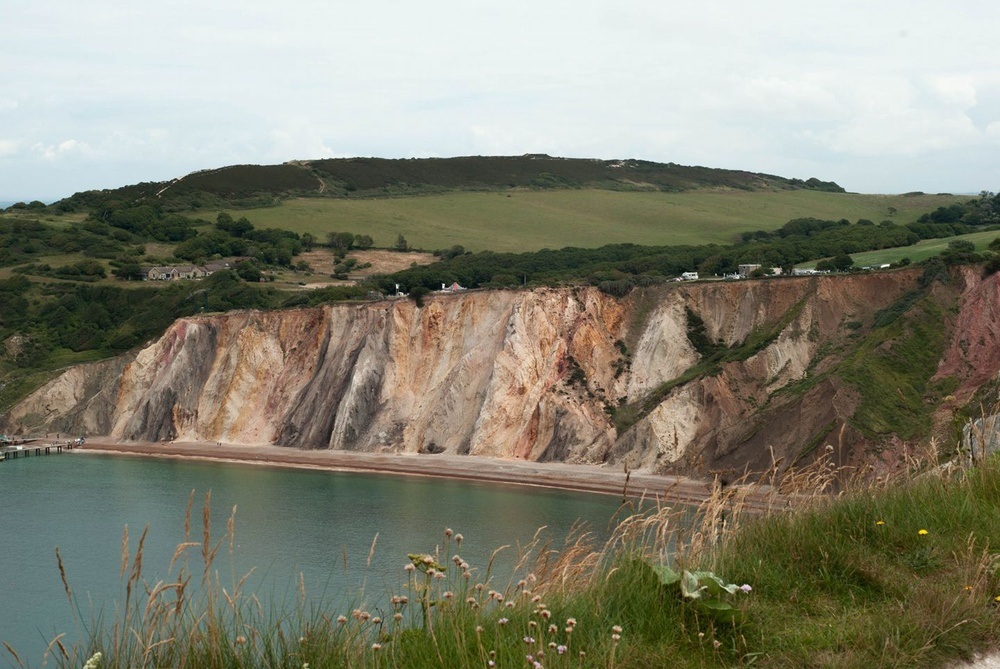
#> input picture isle.jpg, 1000 x 669 px, shrunk from 1440 x 964 before the run
$ python convert-to-sketch.py
#> lines starting #> are read from the running program, lines starting #| are printed output that depends on the picture
import cv2

img = cv2.imread("./isle.jpg")
#> img is the input picture: shape (669, 1000, 3); mean B, G, R 115, 131.5, 131.8
grey_img = cv2.cvtColor(img, cv2.COLOR_BGR2GRAY)
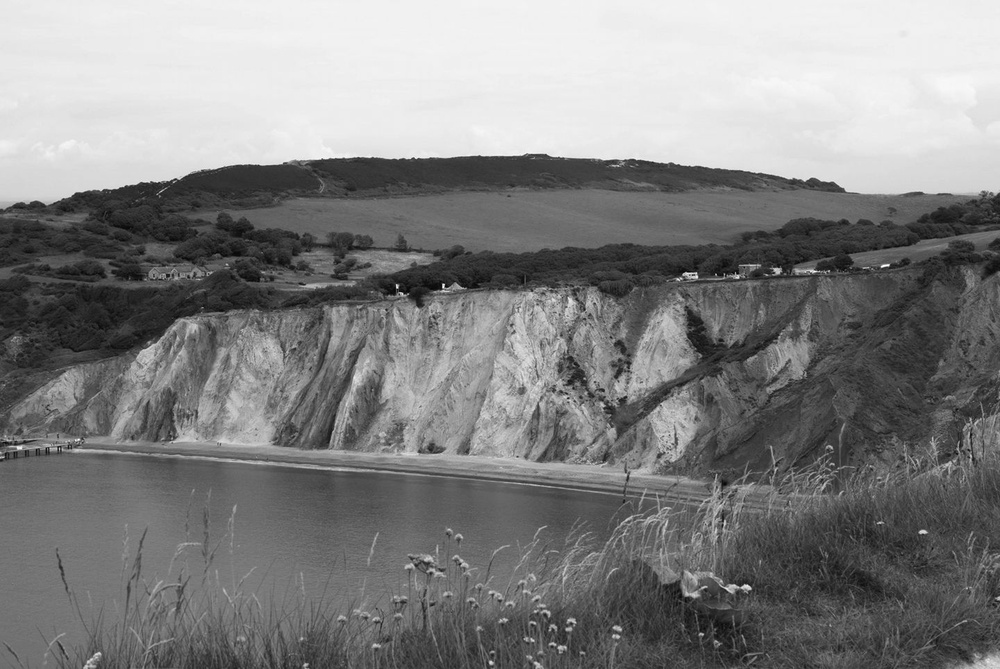
#> grey_img: shape (669, 1000); min 1, max 255, mean 129.7
inverted_img = 255 - grey_img
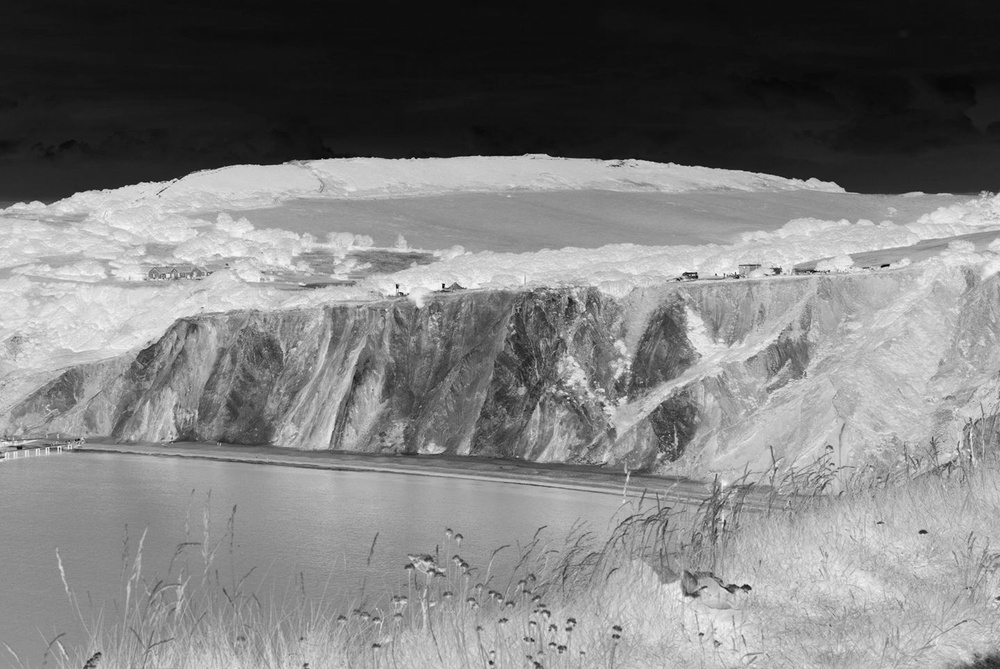
#> inverted_img: shape (669, 1000); min 0, max 254, mean 125.3

blurred_img = cv2.GaussianBlur(inverted_img, (3, 3), 0)
inverted_blurred_img = 255 - blurred_img
pencil_sketch = cv2.divide(inverted_img, inverted_blurred_img, scale=256.0)
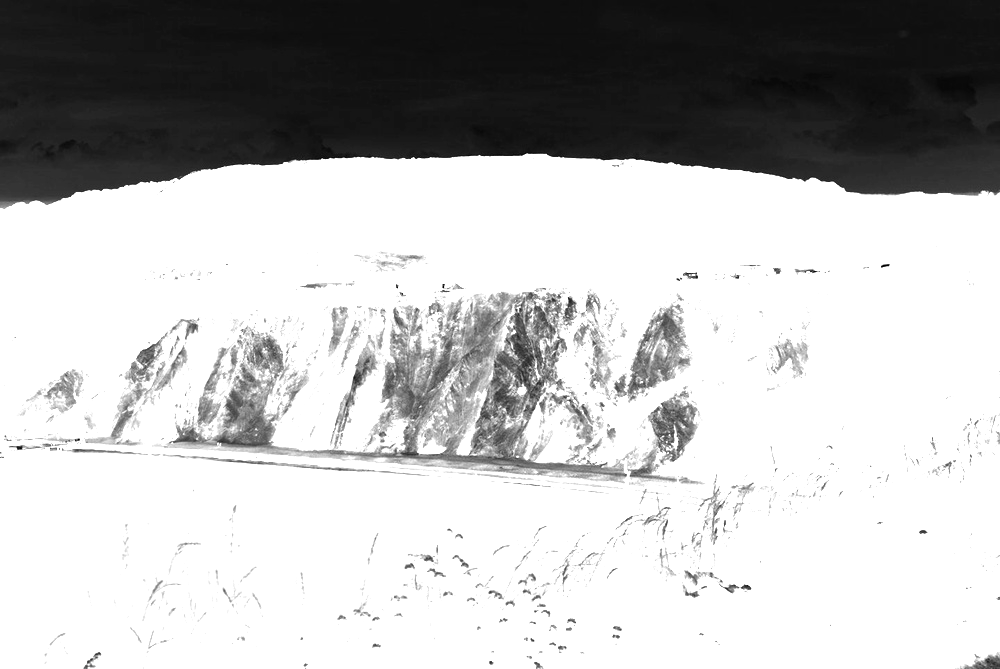
#> pencil_sketch: shape (669, 1000); min 0, max 255, mean 186.2

cv2.imshow("Original Image", img)
cv2.imshow("Pencil Sketch", pencil_sketch)
cv2.waitKey(0)
